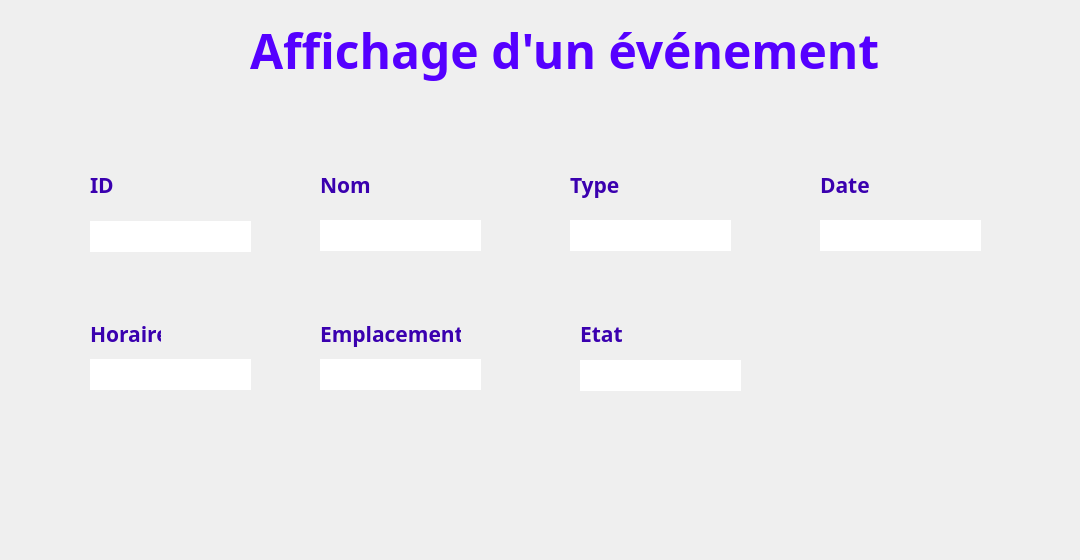
      <widget class="QWidget" name="page_5">
       <widget class="QLineEdit" name="out_type">
        <property name="geometry">
         <rect>
          <x>570</x>
          <y>220</y>
          <width>161</width>
          <height>31</height>
         </rect>
        </property>
        <property name="font">
         <font>
          <family>Javanese Text</family>
          <pointsize>12</pointsize>
         </font>
        </property>
        <property name="styleSheet">
         <string notr="true">#out_type{
background-color: transparent;
border-image: url(:champs.png);
background: none;
border: none;
background-repeat: none;
}
</string>
        </property>
        <property name="text">
         <string/>
        </property>
        <property name="readOnly">
         <bool>true</bool>
        </property>
       </widget>
       <widget class="QLineEdit" name="out_etat">
        <property name="geometry">
         <rect>
          <x>580</x>
          <y>360</y>
          <width>161</width>
          <height>31</height>
         </rect>
        </property>
        <property name="font">
         <font>
          <family>Javanese Text</family>
          <pointsize>12</pointsize>
         </font>
        </property>
        <property name="styleSheet">
         <string notr="true">#out_etat{
background-color: transparent;
border-image: url(:champs.png);
background: none;
border: none;
background-repeat: none;
}
</string>
        </property>
        <property name="text">
         <string/>
        </property>
        <property name="readOnly">
         <bool>true</bool>
        </property>
       </widget>
       <widget class="QPushButton" name="pushButton_del_event">
        <property name="geometry">
         <rect>
          <x>930</x>
          <y>460</y>
          <width>61</width>
          <height>61</height>
         </rect>
        </property>
        <property name="styleSheet">
         <string notr="true">#pushButton_del_event{
background-color: transparent;
border-image: url(:delete.png);
background: none;
border: none;
background-repeat: none;
}
</string>
        </property>
        <property name="text">
         <string/>
        </property>
       </widget>
       <widget class="QLineEdit" name="out_id">
        <property name="geometry">
         <rect>
          <x>90</x>
          <y>221</y>
          <width>161</width>
          <height>31</height>
         </rect>
        </property>
        <property name="font">
         <font>
          <family>Javanese Text</family>
          <pointsize>12</pointsize>
         </font>
        </property>
        <property name="styleSheet">
         <string notr="true">#out_id{
background-color: transparent;
border-image: url(:champs.png);
background: none;
border: none;
background-repeat: none;
}
</string>
        </property>
        <property name="text">
         <string/>
        </property>
        <property name="readOnly">
         <bool>true</bool>
        </property>
       </widget>
       <widget class="QPushButton" name="pushButton_maj_event">
        <property name="geometry">
         <rect>
          <x>1000</x>
          <y>460</y>
          <width>71</width>
          <height>71</height>
         </rect>
        </property>
        <property name="styleSheet">
         <string notr="true">#pushButton_maj_event{
background-color: transparent;
border-image: url(:edit_ZV.png);
background: none;
border: none;
background-repeat: none;
}
</string>
        </property>
        <property name="text">
         <string/>
        </property>
       </widget>
       <widget class="QLineEdit" name="out_hor">
        <property name="geometry">
         <rect>
          <x>90</x>
          <y>359</y>
          <width>161</width>
          <height>31</height>
         </rect>
        </property>
        <property name="font">
         <font>
          <family>Javanese Text</family>
          <pointsize>12</pointsize>
         </font>
        </property>
        <property name="styleSheet">
         <string notr="true">#out_hor{
background-color: transparent;
border-image: url(:champs.png);
background: none;
border: none;
background-repeat: none;
}
</string>
        </property>
       </widget>
       <widget class="QLineEdit" name="out_empl">
        <property name="geometry">
         <rect>
          <x>320</x>
          <y>359</y>
          <width>161</width>
          <height>31</height>
         </rect>
        </property>
        <property name="font">
         <font>
          <family>Javanese Text</family>
          <pointsize>12</pointsize>
         </font>
        </property>
        <property name="styleSheet">
         <string notr="true">#out_empl{
background-color: transparent;
border-image: url(:champs.png);
background: none;
border: none;
background-repeat: none;
}
</string>
        </property>
        <property name="text">
         <string/>
        </property>
        <property name="readOnly">
         <bool>true</bool>
        </property>
       </widget>
       <widget class="QPushButton" name="annuler">
        <property name="geometry">
         <rect>
          <x>40</x>
          <y>510</y>
          <width>151</width>
          <height>41</height>
         </rect>
        </property>
        <property name="styleSheet">
         <string notr="true">#annuler{
background-color: transparent;
border-image: url(:Annuler.png);
background: none;
border: none;
background-repeat: none;
}
#annuler:hover{
background-color: transparent;
border-image: url(:Annuler_P.png);
background: none;
border: none;
background-repeat: none;
}</string>
        </property>
        <property name="text">
         <string/>
        </property>
       </widget>
       <widget class="QLineEdit" name="out_date">
        <property name="geometry">
         <rect>
          <x>820</x>
          <y>220</y>
          <width>161</width>
          <height>31</height>
         </rect>
        </property>
        <property name="font">
         <font>
          <family>Javanese Text</family>
          <pointsize>12</pointsize>
         </font>
        </property>
        <property name="styleSheet">
         <string notr="true">#out_date{
background-color: transparent;
border-image: url(:champs.png);
background: none;
border: none;
background-repeat: none;
}
</string>
        </property>
       </widget>
       <widget class="QLineEdit" name="out_nom">
        <property name="geometry">
         <rect>
          <x>320</x>
          <y>220</y>
          <width>161</width>
          <height>31</height>
         </rect>
        </property>
        <property name="font">
         <font>
          <family>Javanese Text</family>
          <pointsize>12</pointsize>
         </font>
        </property>
        <property name="styleSheet">
         <string notr="true">#out_nom{
background-color: transparent;
border-image: url(:champs.png);
background: none;
border: none;
background-repeat: none;
}
</string>
        </property>
       </widget>
       <widget class="QLabel" name="label_32">
        <property name="geometry">
         <rect>
          <x>250</x>
          <y>10</y>
          <width>681</width>
          <height>81</height>
         </rect>
        </property>
        <property name="font">
         <font>
          <family>Segoe Print</family>
         </font>
        </property>
        <property name="styleSheet">
         <string notr="true">#label_16 {
background-color: transparent;
background: none;
border: none;
background-repeat: none;
}
</string>
        </property>
        <property name="text">
         <string>&lt;html&gt;&lt;head/&gt;&lt;body&gt;&lt;p&gt;&lt;span style=&quot; font-size:36pt; font-weight:600; color:#5500ff;&quot;&gt;Affichage d'un événement&lt;/span&gt;&lt;/p&gt;&lt;/body&gt;&lt;/html&gt;</string>
        </property>
        <property name="textFormat">
         <enum>Qt::AutoText</enum>
        </property>
        <property name="scaledContents">
         <bool>false</bool>
        </property>
       </widget>
       <widget class="QLabel" name="label_171">
        <property name="geometry">
         <rect>
          <x>90</x>
          <y>170</y>
          <width>41</width>
          <height>31</height>
         </rect>
        </property>
        <property name="palette">
         <palette>
          <active>
           <colorrole role="WindowText">
            <brush brushstyle="SolidPattern">
             <color alpha="255">
              <red>4</red>
              <green>7</green>
              <blue>62</blue>
             </color>
            </brush>
           </colorrole>
          </active>
          <inactive>
           <colorrole role="WindowText">
            <brush brushstyle="SolidPattern">
             <color alpha="255">
              <red>4</red>
              <green>7</green>
              <blue>62</blue>
             </color>
            </brush>
           </colorrole>
          </inactive>
          <disabled>
           <colorrole role="WindowText">
            <brush brushstyle="SolidPattern">
             <color alpha="255">
              <red>120</red>
              <green>120</green>
              <blue>120</blue>
             </color>
            </brush>
           </colorrole>
          </disabled>
         </palette>
        </property>
        <property name="font">
         <font>
          <family>Corbel</family>
         </font>
        </property>
        <property name="text">
         <string>&lt;html&gt;&lt;head/&gt;&lt;body&gt;&lt;p&gt;&lt;span style=&quot; font-size:16pt; font-weight:600; color:#3a00af;&quot;&gt;ID&lt;/span&gt;&lt;/p&gt;&lt;/body&gt;&lt;/html&gt;</string>
        </property>
       </widget>
       <widget class="QLabel" name="label_172">
        <property name="geometry">
         <rect>
          <x>320</x>
          <y>170</y>
          <width>71</width>
          <height>31</height>
         </rect>
        </property>
        <property name="palette">
         <palette>
          <active>
           <colorrole role="WindowText">
            <brush brushstyle="SolidPattern">
             <color alpha="255">
              <red>4</red>
              <green>7</green>
              <blue>62</blue>
             </color>
            </brush>
           </colorrole>
          </active>
          <inactive>
           <colorrole role="WindowText">
            <brush brushstyle="SolidPattern">
             <color alpha="255">
              <red>4</red>
              <green>7</green>
              <blue>62</blue>
             </color>
            </brush>
           </colorrole>
          </inactive>
          <disabled>
           <colorrole role="WindowText">
            <brush brushstyle="SolidPattern">
             <color alpha="255">
              <red>120</red>
              <green>120</green>
              <blue>120</blue>
             </color>
            </brush>
           </colorrole>
          </disabled>
         </palette>
        </property>
        <property name="font">
         <font>
          <family>Corbel</family>
         </font>
        </property>
        <property name="text">
         <string>&lt;html&gt;&lt;head/&gt;&lt;body&gt;&lt;p&gt;&lt;span style=&quot; font-size:16pt; font-weight:600; color:#3a00af;&quot;&gt;Nom&lt;/span&gt;&lt;/p&gt;&lt;/body&gt;&lt;/html&gt;</string>
        </property>
       </widget>
       <widget class="QLabel" name="label_173">
        <property name="geometry">
         <rect>
          <x>570</x>
          <y>170</y>
          <width>71</width>
          <height>31</height>
         </rect>
        </property>
        <property name="palette">
         <palette>
          <active>
           <colorrole role="WindowText">
            <brush brushstyle="SolidPattern">
             <color alpha="255">
              <red>4</red>
              <green>7</green>
              <blue>62</blue>
             </color>
            </brush>
           </colorrole>
          </active>
          <inactive>
           <colorrole role="WindowText">
            <brush brushstyle="SolidPattern">
             <color alpha="255">
              <red>4</red>
              <green>7</green>
              <blue>62</blue>
             </color>
            </brush>
           </colorrole>
          </inactive>
          <disabled>
           <colorrole role="WindowText">
            <brush brushstyle="SolidPattern">
             <color alpha="255">
              <red>120</red>
              <green>120</green>
              <blue>120</blue>
             </color>
            </brush>
           </colorrole>
          </disabled>
         </palette>
        </property>
        <property name="font">
         <font>
          <family>Corbel</family>
         </font>
        </property>
        <property name="text">
         <string>&lt;html&gt;&lt;head/&gt;&lt;body&gt;&lt;p&gt;&lt;span style=&quot; font-size:16pt; font-weight:600; color:#3a00af;&quot;&gt;Type&lt;/span&gt;&lt;/p&gt;&lt;/body&gt;&lt;/html&gt;</string>
        </property>
       </widget>
       <widget class="QLabel" name="label_174">
        <property name="geometry">
         <rect>
          <x>820</x>
          <y>170</y>
          <width>71</width>
          <height>31</height>
         </rect>
        </property>
        <property name="palette">
         <palette>
          <active>
           <colorrole role="WindowText">
            <brush brushstyle="SolidPattern">
             <color alpha="255">
              <red>4</red>
              <green>7</green>
              <blue>62</blue>
             </color>
            </brush>
           </colorrole>
          </active>
          <inactive>
           <colorrole role="WindowText">
            <brush brushstyle="SolidPattern">
             <color alpha="255">
              <red>4</red>
              <green>7</green>
              <blue>62</blue>
             </color>
            </brush>
           </colorrole>
          </inactive>
          <disabled>
           <colorrole role="WindowText">
            <brush brushstyle="SolidPattern">
             <color alpha="255">
              <red>120</red>
              <green>120</green>
              <blue>120</blue>
             </color>
            </brush>
           </colorrole>
          </disabled>
         </palette>
        </property>
        <property name="font">
         <font>
          <family>Corbel</family>
         </font>
        </property>
        <property name="text">
         <string>&lt;html&gt;&lt;head/&gt;&lt;body&gt;&lt;p&gt;&lt;span style=&quot; font-size:16pt; font-weight:600; color:#3a00af;&quot;&gt;Date&lt;/span&gt;&lt;/p&gt;&lt;/body&gt;&lt;/html&gt;</string>
        </property>
       </widget>
       <widget class="QLabel" name="label_175">
        <property name="geometry">
         <rect>
          <x>90</x>
          <y>319</y>
          <width>71</width>
          <height>31</height>
         </rect>
        </property>
        <property name="palette">
         <palette>
          <active>
           <colorrole role="WindowText">
            <brush brushstyle="SolidPattern">
             <color alpha="255">
              <red>4</red>
              <green>7</green>
              <blue>62</blue>
             </color>
            </brush>
           </colorrole>
          </active>
          <inactive>
           <colorrole role="WindowText">
            <brush brushstyle="SolidPattern">
             <color alpha="255">
              <red>4</red>
              <green>7</green>
              <blue>62</blue>
             </color>
            </brush>
           </colorrole>
          </inactive>
          <disabled>
           <colorrole role="WindowText">
            <brush brushstyle="SolidPattern">
             <color alpha="255">
              <red>120</red>
              <green>120</green>
              <blue>120</blue>
             </color>
            </brush>
           </colorrole>
          </disabled>
         </palette>
        </property>
        <property name="font">
         <font>
          <family>Corbel</family>
         </font>
        </property>
        <property name="text">
         <string>&lt;html&gt;&lt;head/&gt;&lt;body&gt;&lt;p&gt;&lt;span style=&quot; font-size:16pt; font-weight:600; color:#3a00af;&quot;&gt;Horaire&lt;/span&gt;&lt;/p&gt;&lt;/body&gt;&lt;/html&gt;</string>
        </property>
       </widget>
       <widget class="QLabel" name="label_176">
        <property name="geometry">
         <rect>
          <x>320</x>
          <y>319</y>
          <width>141</width>
          <height>31</height>
         </rect>
        </property>
        <property name="palette">
         <palette>
          <active>
           <colorrole role="WindowText">
            <brush brushstyle="SolidPattern">
             <color alpha="255">
              <red>4</red>
              <green>7</green>
              <blue>62</blue>
             </color>
            </brush>
           </colorrole>
          </active>
          <inactive>
           <colorrole role="WindowText">
            <brush brushstyle="SolidPattern">
             <color alpha="255">
              <red>4</red>
              <green>7</green>
              <blue>62</blue>
             </color>
            </brush>
           </colorrole>
          </inactive>
          <disabled>
           <colorrole role="WindowText">
            <brush brushstyle="SolidPattern">
             <color alpha="255">
              <red>120</red>
              <green>120</green>
              <blue>120</blue>
             </color>
            </brush>
           </colorrole>
          </disabled>
         </palette>
        </property>
        <property name="font">
         <font>
          <family>Corbel</family>
         </font>
        </property>
        <property name="text">
         <string>&lt;html&gt;&lt;head/&gt;&lt;body&gt;&lt;p&gt;&lt;span style=&quot; font-size:16pt; font-weight:600; color:#3a00af;&quot;&gt;Emplacement&lt;/span&gt;&lt;/p&gt;&lt;/body&gt;&lt;/html&gt;</string>
        </property>
       </widget>
       <widget class="QLabel" name="label_177">
        <property name="geometry">
         <rect>
          <x>580</x>
          <y>319</y>
          <width>71</width>
          <height>31</height>
         </rect>
        </property>
        <property name="palette">
         <palette>
          <active>
           <colorrole role="WindowText">
            <brush brushstyle="SolidPattern">
             <color alpha="255">
              <red>4</red>
              <green>7</green>
              <blue>62</blue>
             </color>
            </brush>
           </colorrole>
          </active>
          <inactive>
           <colorrole role="WindowText">
            <brush brushstyle="SolidPattern">
             <color alpha="255">
              <red>4</red>
              <green>7</green>
              <blue>62</blue>
             </color>
            </brush>
           </colorrole>
          </inactive>
          <disabled>
           <colorrole role="WindowText">
            <brush brushstyle="SolidPattern">
             <color alpha="255">
              <red>120</red>
              <green>120</green>
              <blue>120</blue>
             </color>
            </brush>
           </colorrole>
          </disabled>
         </palette>
        </property>
        <property name="font">
         <font>
          <family>Corbel</family>
         </font>
        </property>
        <property name="text">
         <string>&lt;html&gt;&lt;head/&gt;&lt;body&gt;&lt;p&gt;&lt;span style=&quot; font-size:16pt; font-weight:600; color:#3a00af;&quot;&gt;Etat&lt;/span&gt;&lt;/p&gt;&lt;/body&gt;&lt;/html&gt;</string>
        </property>
       </widget>
       <zorder>annuler</zorder>
       <zorder>out_type</zorder>
       <zorder>out_etat</zorder>
       <zorder>pushButton_del_event</zorder>
       <zorder>out_id</zorder>
       <zorder>pushButton_maj_event</zorder>
       <zorder>out_hor</zorder>
       <zorder>out_empl</zorder>
       <zorder>out_date</zorder>
       <zorder>out_nom</zorder>
       <zorder>label_32</zorder>
       <zorder>label_171</zorder>
       <zorder>label_172</zorder>
       <zorder>label_173</zorder>
       <zorder>label_174</zorder>
       <zorder>label_175</zorder>
       <zorder>label_176</zorder>
       <zorder>label_177</zorder>
      </widget>
